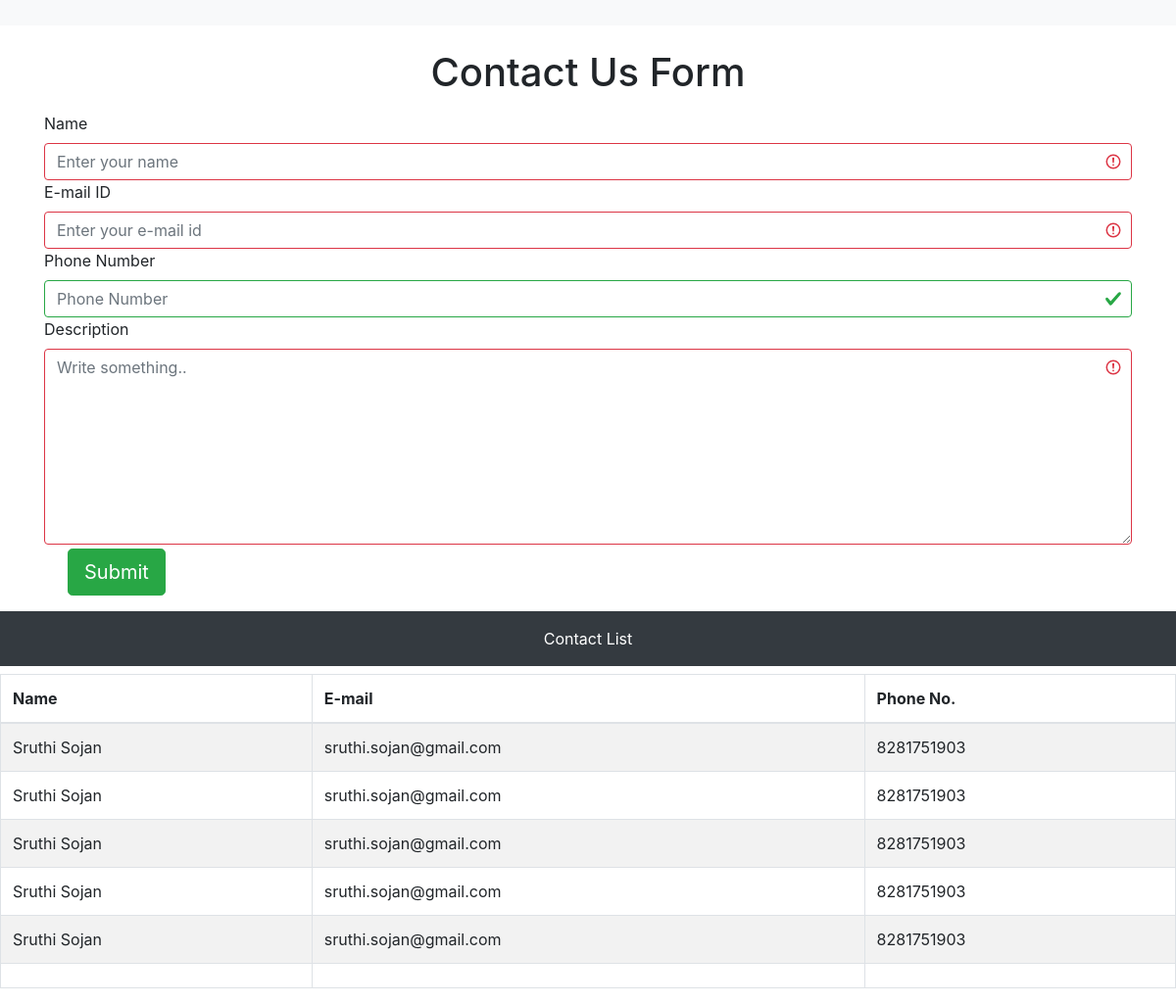
Before: / with the older database file.
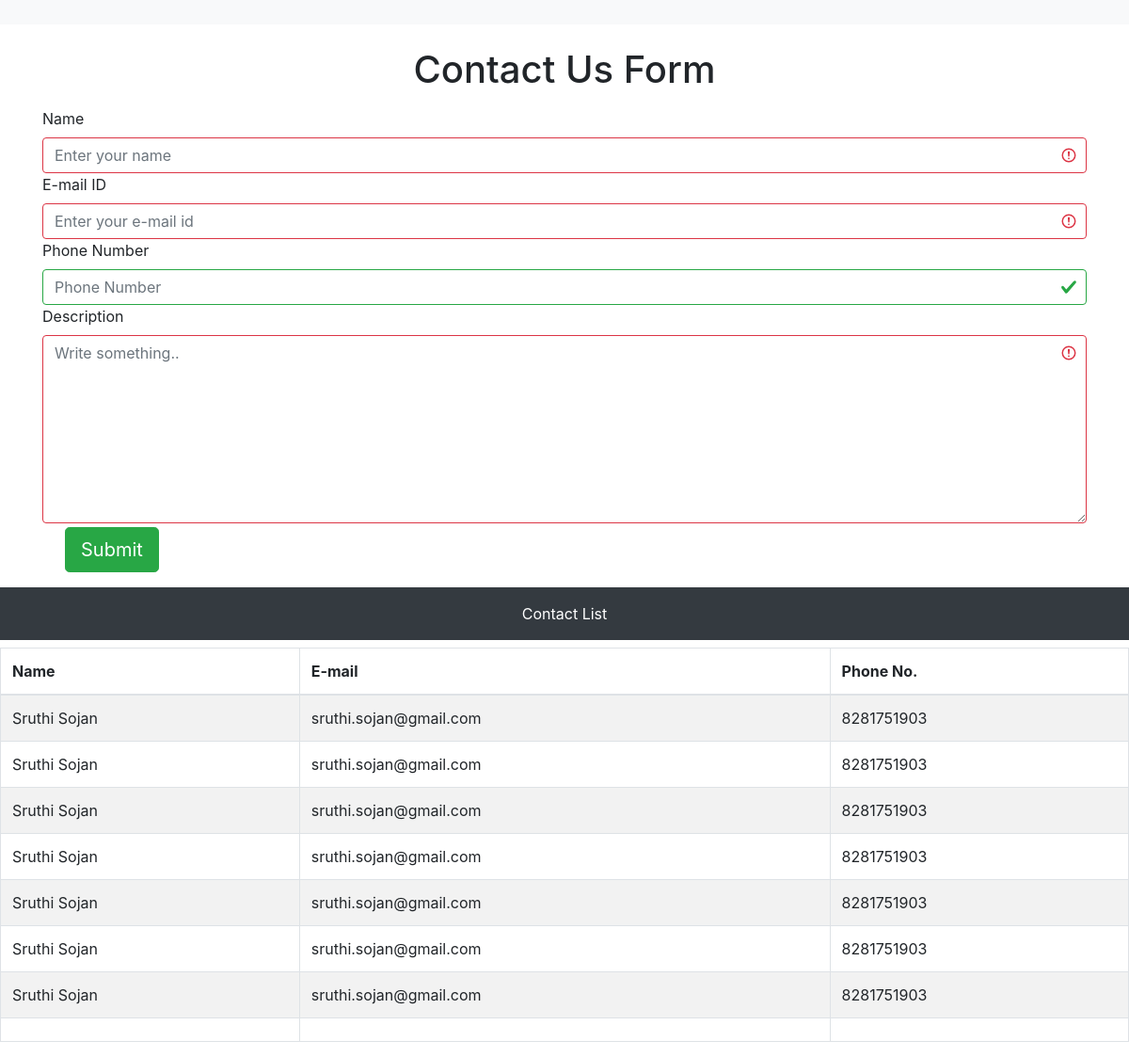
After: the same page with the newer database file.
### contactus/models.py (models this page shows, shortened)
class Contact(models.Model):
    name=models.CharField(max_length=100)
    email=models.EmailField()
    num=models.BigIntegerField()
    subject=models.TextField()
    class Meta:
        ordering=('id',)

### contactus/views.py (the view)
# urls.py: path('', views.contact, name='contact'),
def contact(request):
    contacts=Contact.objects.all()
    template='index.html'
    return render(request,template,{'contactlists':contacts})

### contactus/templates/index.html (shortened to what this page needs)
<!doctype html>
<html lang="en">
  <head>
    <link rel="stylesheet" href="https://stackpath.bootstrapcdn.com/bootstrap/4.5.2/css/bootstrap.min.css">
  </head>
  <body>
    <nav class="navbar navbar-light bg-light">
    </nav><br>
    <h1 class="text-center">Contact Us Form</h1>
    <div class="container">
        <form id="user" class="was-validated" method="post">
            <div class="form-group">
                <label for="fname">Name</label>
                <input name='name' type="text" id="name" class="form-control" placeholder="Enter your name" maxlength="100" minlength=3 required>
                <label for="exampleInputEmail1">E-mail ID</label>
                <input name='email' class="form-control" id="email" placeholder="Enter your e-mail id" aria-describedby="emailHelp" required>
                <label for="phone_no">Phone Number</label>
                <input type="text" name='num' input name="color" data-validation="number" datavalidation-ignore="$" class="form-control" id="num" placeholder="Phone Number" maxlength="10" minlength=10 pattern="\d*">
                <label for="subject">Description</label>
                <textarea name='subject' class="form-control" id="subject" name="subject" placeholder="Write something.." style="height: 200px" minlength=20 required></textarea>
                <input id="submit" type="submit" class="btn btn-success btn-lg mt-1 ml-4" value="Submit">
            </div>
        </form>
      </div>
      <div>
          <div class="p-3 mb-2 bg-dark text-white" style="text-align: center">Contact List</div>
          <table class="table table-striped table-bordered">
              <thead>
                  <tr>
                      <th scope="col">Name</th>
                      <th scope="col">E-mail</th>
                      <th scope="col">Phone No.</th>
                  </tr>
              </thead>
              <tbody>
                  {% for contactlist in contactlists %}
                  <tr>
                      <td>{{contactlist.name}}</td>
                      <td>{{contactlist.email}}</td>
                      <td>{{contactlist.num}}</td>
                  </tr>
                  {% endfor %}
                  <tr>
                      <td id="n1"></td>
                      <td id="n2"></td>
                      <td id="n3"></td>
                  </tr>
              </tbody>
          </table>
      </div>
  </body>
</html>

Changed rows visible on the page:
added Contact: name "Sruthi Sojan", email "sruthi.sojan@gmail.com", num "8281751903"
added Contact: name "Sruthi Sojan", email "sruthi.sojan@gmail.com", num "8281751903"
